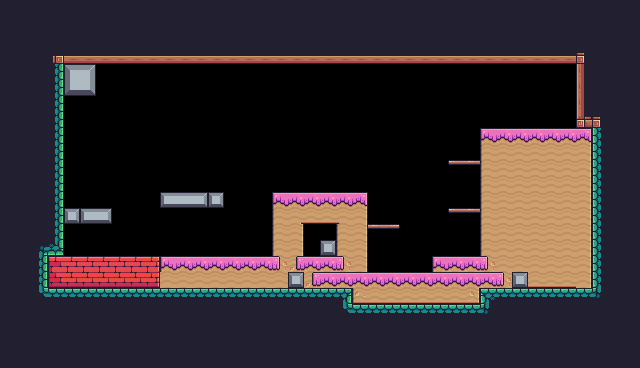

Tiled map render using the project's own tile images. Description and the whole map definition, tile-layer contents included, below:
An orthogonal 40x23 tile map with 16x16 px tiles, 1 tile layer (Background) and 32 objects (12x Fruit, 3x Platform, Checkpoint, Player).

<map version="1.10" tiledversion="1.10.2" orientation="orthogonal" renderorder="right-down" width="40" height="23" tilewidth="16" tileheight="16" infinite="0" nextlayerid="4" nextobjectid="46">
 <tileset firstgid="1" source="Pixel Adventure.tsx" />
 <layer id="1" name="Background" width="40" height="23">
  <properties>
   <property name="BackgroundColor" value="Green" />
  </properties>
  <data encoding="csv">
24,24,24,24,24,24,24,24,24,24,24,24,24,24,24,24,24,24,24,24,24,24,24,24,24,24,24,24,24,24,24,24,24,24,24,24,24,24,24,24,
24,24,24,24,24,24,24,24,24,24,24,24,24,24,24,24,24,24,24,24,24,24,24,24,24,24,24,24,24,24,24,24,24,24,24,24,24,24,24,24,
24,24,24,24,24,24,24,24,24,24,24,24,24,24,24,24,24,24,24,24,24,24,24,24,24,24,24,24,24,24,24,24,24,24,24,24,24,24,24,24,
24,24,24,92,134,134,134,134,134,134,134,134,134,134,134,134,134,134,134,134,134,134,134,134,134,134,134,134,134,134,134,134,134,134,134,134,93,24,24,24,
24,24,24,201,124,125,0,0,0,0,0,0,0,0,0,0,0,0,0,0,0,0,0,0,0,0,0,0,0,0,0,0,0,0,0,0,111,24,24,24,
24,24,24,201,146,147,0,0,0,0,0,0,0,0,0,0,0,0,0,0,0,0,0,0,0,0,0,0,0,0,0,0,0,0,0,0,111,24,24,24,
24,24,24,201,0,0,0,0,0,0,0,0,0,0,0,0,0,0,0,0,0,0,0,0,0,0,0,0,0,0,0,0,0,0,0,0,111,24,24,24,
24,24,24,201,0,0,0,0,0,0,0,0,0,0,0,0,0,0,0,0,0,0,0,0,0,0,0,0,0,0,0,0,0,0,0,0,133,93,24,24,
24,24,24,201,0,0,0,0,0,0,0,0,0,0,0,0,0,0,0,0,0,0,0,0,0,0,0,0,0,0,183,184,184,184,184,184,185,199,24,24,
24,24,24,201,0,0,0,0,0,0,0,0,0,0,0,0,0,0,0,0,0,0,0,0,0,0,0,0,0,0,205,206,206,206,206,206,207,199,24,24,
24,24,24,201,0,0,0,0,0,0,0,0,0,0,0,0,0,0,0,0,0,0,0,0,0,0,0,0,40,41,205,206,206,206,206,206,207,199,24,24,
24,24,24,201,0,0,0,0,0,0,0,0,0,0,0,0,0,0,0,0,0,0,0,0,0,0,0,0,0,0,205,206,206,206,206,206,207,199,24,24,
24,24,24,201,0,0,0,0,0,0,101,102,103,123,0,0,0,183,184,184,184,184,185,0,0,0,0,0,0,0,205,206,206,206,206,206,207,199,24,24,
24,24,24,201,123,101,103,0,0,0,0,0,0,0,0,0,0,205,186,228,228,187,207,0,0,0,0,0,40,41,205,206,206,206,206,206,207,199,24,24,
24,24,24,201,0,0,0,0,0,0,0,0,0,0,0,0,0,205,207,0,0,205,207,41,42,0,0,0,0,0,205,206,206,206,206,206,207,199,24,24,
24,24,180,223,0,0,0,0,0,0,0,0,0,0,0,0,0,205,207,0,123,205,207,0,0,0,0,0,0,0,205,206,206,206,206,206,207,199,24,24,
24,24,201,106,107,107,107,107,107,108,183,184,184,184,184,184,184,209,208,184,184,209,207,0,0,0,0,183,184,184,209,206,206,206,206,206,207,199,24,24,
24,24,201,150,151,151,151,151,151,152,206,206,206,206,206,206,206,206,123,208,184,184,184,184,184,184,184,184,184,184,184,209,123,228,228,228,207,199,24,24,
24,24,202,178,178,178,178,178,178,178,178,178,178,178,178,178,178,178,178,178,178,179,227,228,228,228,228,228,228,229,177,178,178,178,178,178,178,203,24,24,
24,24,24,24,24,24,24,24,24,24,24,24,24,24,24,24,24,24,24,24,24,202,178,178,178,178,178,178,178,178,203,24,24,24,24,24,24,24,24,24,
24,24,24,24,24,24,24,24,24,24,24,24,24,24,24,24,24,24,24,24,24,24,24,24,24,24,24,24,24,24,24,24,24,24,24,24,24,24,24,24,
24,24,24,24,24,24,24,24,24,24,24,24,24,24,24,24,24,24,24,24,24,24,24,24,24,24,24,24,24,24,24,24,24,24,24,24,24,24,24,24,
24,24,24,24,24,24,24,24,24,24,24,24,24,24,24,24,24,24,24,24,24,24,24,24,24,24,24,24,24,24,24,24,24,24,24,24,24,24,24,24
</data>
 </layer>
 <objectgroup id="2" name="Collisions">
  <object id="1" x="64" y="64" width="32" height="32" />
  <object id="3" x="160" y="192" width="64" height="16" />
  <object id="4" type="Platform" x="368" y="224" width="32" height="16" />
  <object id="5" type="Platform" x="448" y="208" width="32" height="16" />
  <object id="6" type="Platform" x="448" y="160" width="32" height="16" />
  <object id="7" x="480" y="128" width="112" height="160" />
  <object id="8" x="432" y="256" width="48" height="48" />
  <object id="13" x="272" y="192" width="96" height="112" />
  <object id="16" x="336" y="304" width="160" height="16" />
  <object id="17" x="368" y="272" width="64" height="32" />
  <object id="18" x="480" y="288" width="128" height="16" />
  <object id="19" x="592" y="112" width="16" height="176" />
  <object id="20" x="576" y="48" width="16" height="80" />
  <object id="23" x="48" y="48" width="528" height="16" />
  <object id="24" x="48" y="64" width="16" height="192" />
  <object id="25" x="32" y="240" width="16" height="64" />
  <object id="26" x="48" y="256" width="224" height="48" />
  <object id="29" x="64" y="208" width="48" height="16" />
 </objectgroup>
 <objectgroup id="3" name="Spawnpoints">
  <object id="28" type="Checkpoint" x="512" y="64" width="64" height="64" />
  <object id="30" name="Ninja Frog" type="Player" x="64" y="224" width="32" height="32" />
  <object id="31" name="Apple" type="Fruit" x="64" y="176" width="32" height="32" />
  <object id="33" name="Apple" type="Fruit" x="64" y="144" width="32" height="32" />
  <object id="34" name="Apple" type="Fruit" x="160" y="160" width="32" height="32" />
  <object id="35" name="Apple" type="Fruit" x="192" y="160" width="32" height="32" />
  <object id="36" name="Apple" type="Fruit" x="176" y="128" width="32" height="32" />
  <object id="38" name="Bananas" type="Fruit" x="272" y="160" width="32" height="32" />
  <object id="39" name="Bananas" type="Fruit" x="304" y="128" width="32" height="32" />
  <object id="40" name="Bananas" type="Fruit" x="336" y="160" width="32" height="32" />
  <object id="41" name="Kiwi" type="Fruit" x="368" y="240" width="32" height="32" />
  <object id="43" name="Kiwi" type="Fruit" x="400" y="240" width="32" height="32" />
  <object id="44" name="Orange" type="Fruit" x="448" y="176" width="32" height="32" />
  <object id="45" name="Melon" type="Fruit" x="480" y="96" width="32" height="32" />
 </objectgroup>
</map>
